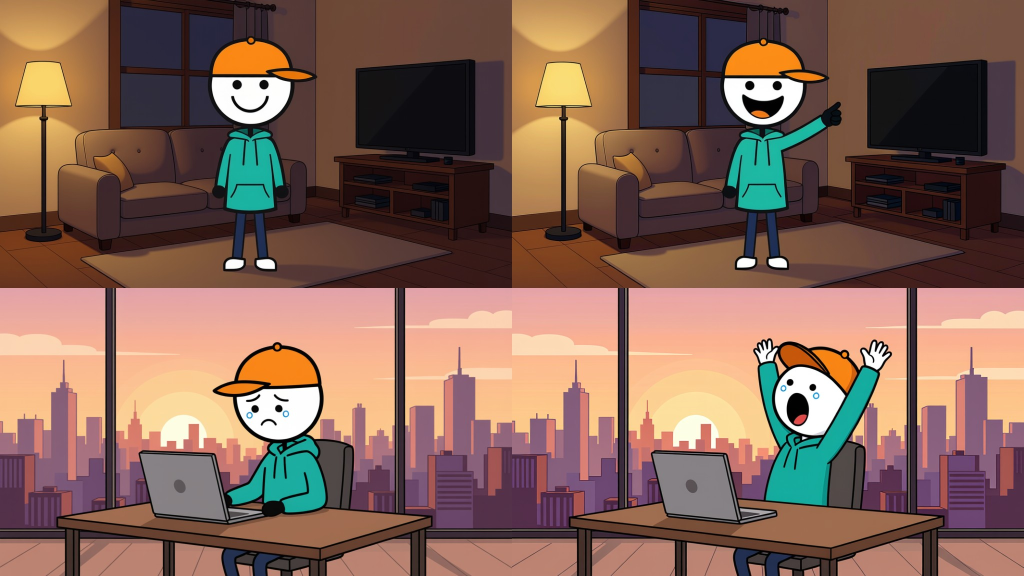
#> input picture projects/qwen_test/contact_sheet.jpg, 2048 x 1152 px (shown at 1/2 size)
$ python -i qc_frames.py   (imports and definitions only)
#> lines starting #> are read from the running program, lines starting #| are printed output that depends on the picture; after the words box and inside, x2 and y2 are one past the last pixel; in counts of white or black regions, pixels touching at a corner belong together
#> in check, img is the input picture: shape (1152, 2048, 3); mean B, G, R 86.6, 100.2, 132.2
"""Automatic clean-frame checks for stickman scenes, run on every generated image before it is used.
Flags: CLONES (2+ near-identical characters side by side), NO_FACE (a stickman head without 2 eyes),
BYTE_x2 (more than one orange cap), plus review sheets (2x2 at 768 px) for a final visual pass.
usage: python pipeline/qc_frames.py <image dir> [--sheets out_dir] [--json report.json]"""
import argparse, json, os
import cv2, numpy as np

def heads(img):
    """Round white stickman heads: bright, low-saturation, roughly circular blobs with a dark outline."""
    hsv = cv2.cvtColor(img, cv2.COLOR_BGR2HSV)
#> hsv: shape (1152, 2048, 3); mean H, S, V 53.2, 112.8, 137.7
    white = ((hsv[..., 2] > 215) & (hsv[..., 1] < 40)).astype(np.uint8)
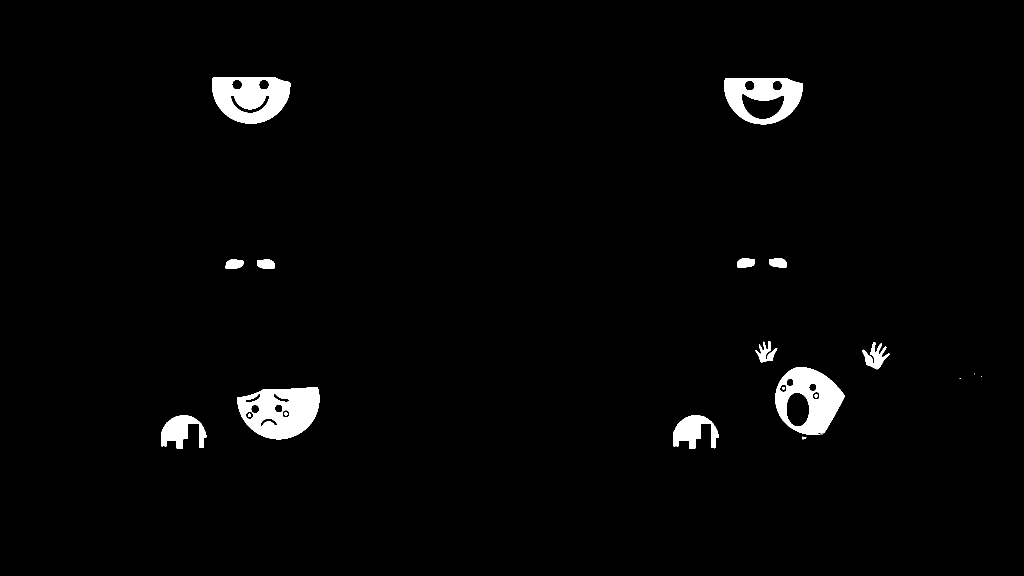
#> white: shape (1152, 2048) (shown at 1/2 size); values 0 (black) and 1 (white), 2.2% white; 22 white regions (5 under 20 px), largest, box (x1, y1, x2, y2) and area: (474, 774, 639, 879) 11911, (1550, 734, 1690, 870) 10582, (424, 155, 581, 247) 10431
    white = cv2.morphologyEx(white, cv2.MORPH_OPEN, np.ones((3, 3), np.uint8))
#> white: shape (1152, 2048); values 0 (black) and 1 (white), 2.2% white; 17 white regions, largest, box (x1, y1, x2, y2) and area: (474, 774, 639, 879) 11893, (1550, 734, 1689, 870) 10566, (424, 155, 581, 247) 10431
    n, lab, st, cen = cv2.connectedComponentsWithStats(white)
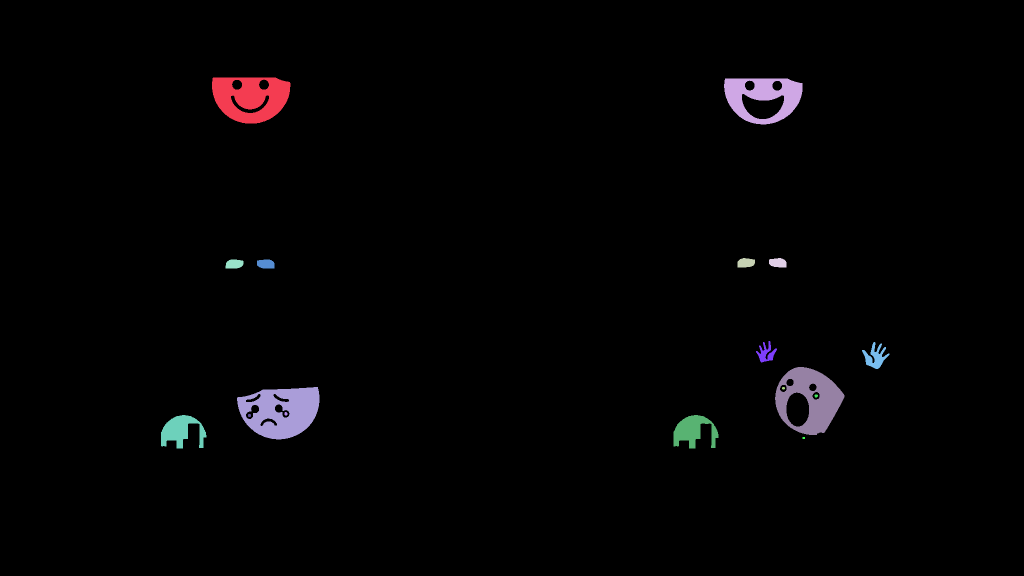
#> lab: shape (1152, 2048) int32 (shown at 1/2 size); 18 distinct labels, from 0 to 17; one colour per label, 0 black
#> n = 18; st = 18 rows, first 6: [0, 0, 2048, 1152, 2306913], [424, 155, 157, 92, 10431], [1448, 157, 157, 92, 8371], [1475, 516, 35, 19, 554], [1538, 516, 35, 19, 553], [451, 519, 36, 18, 552]; cen = 18 rows, first 8: [1023.5, 575.4], [500.9, 195.4], [1525.4, 193.2], [1491.3, 525.4], [1555.6, 525.3], [468.1, 527.7], [531.4, 527.7], [1532, 706.1]
    H, W = white.shape; out = []
#> after `H, W = white.shape`: H = 1152; W = 2048
    for i in range(1, n):
        x, y, w, h, a = st[i]
        if a < 0.0012 * H * W or a > 0.12 * H * W or not (0.7 < w / max(h, 1) < 1.35): continue
        r = (w + h) / 4; fill = a / (np.pi * r * r)
        if fill < 0.72: continue
        ring = cv2.dilate((lab == i).astype(np.uint8), np.ones((7, 7), np.uint8)) - (lab == i).astype(np.uint8)
        g = cv2.cvtColor(img, cv2.COLOR_BGR2GRAY)
        if (g[ring > 0] < 90).mean() < 0.35: continue          # needs a dark outline
        out.append(dict(x=int(x), y=int(y), w=int(w), h=int(h), r=float(r), mask=(lab == i)))
#> this loop made 17 passes
#> (x, y, w, h, a) on passes 1, 2, 3, 4, 5, 6, 7, 8, 10, 11, 12, 13: (424, 155, 157, 92, 10431), (1448, 157, 157, 92, 8371), (1475, 516, 35, 19, 554), (1538, 516, 35, 19, 553), (451, 519, 36, 18, 552), (514, 519, 35, 18, 555), (1512, 682, 42, 43, 796), (1724, 684, 55, 54, 1287), (474, 774, 165, 105, 11893), (1564, 774, 6, 5, 26), (1629, 789, 7, 6, 35), (569, 824, 6, 7, 36)
#> (x, y, w, h, a, r, fill) on passes 9, 16: (1550, 734, 139, 136, 10566, 68.75, 0.712), (1347, 830, 90, 67, 3356, 39.25, 0.693)
#> after the loop, out = []
    return out

def eyes(img, hd):
    """Dark blobs fully inside the head = eyes/mouth (dot eyes)."""
    g = cv2.cvtColor(img, cv2.COLOR_BGR2GRAY)
    x, y, w, h = hd["x"], hd["y"], hd["w"], hd["h"]
    full = cv2.morphologyEx(hd["mask"].astype(np.uint8), cv2.MORPH_CLOSE, np.ones((15, 15), np.uint8))   # fill holes = features
    inner = cv2.erode(full, np.ones((5, 5), np.uint8))[y:y + h, x:x + w]
    dark = ((g[y:y + h, x:x + w] < 110) & (inner > 0)).astype(np.uint8)
    n, _, st, _ = cv2.connectedComponentsWithStats(dark)
    area = hd["r"] ** 2
    return sum(1 for i in range(1, n) if 0.002 * area < st[i][4] < 0.25 * area)

def crop_sig(img, hd):
    x, y, w, h = hd["x"], hd["y"], hd["w"], hd["h"]
    x0, y0 = max(0, x - w // 3), max(0, y - h // 2); x1, y1 = min(img.shape[1], x + w + w // 3), min(img.shape[0], y + h * 3)
    c = cv2.resize(img[y0:y1, x0:x1], (48, 96)).astype(np.float32)
    return (c - c.mean()) / (c.std() + 1e-6)

def orange_caps(img):
    hsv = cv2.cvtColor(img, cv2.COLOR_BGR2HSV)
    m = ((hsv[..., 0] > 8) & (hsv[..., 0] < 22) & (hsv[..., 1] > 150) & (hsv[..., 2] > 170)).astype(np.uint8)
    m = cv2.morphologyEx(m, cv2.MORPH_OPEN, np.ones((5, 5), np.uint8))
    n, _, st, _ = cv2.connectedComponentsWithStats(m)
    return sum(1 for i in range(1, n) if st[i][4] > 0.002 * m.size and st[i][2] > 1.3 * st[i][3])   # wide cap-shaped blobs

def check(path):
    img = cv2.imread(path); hs = heads(img); flags = []
#> after `hs = heads(img)`: hs = []
    for h in hs:
        h["eyes"] = eyes(img, h)
#> this loop made 0 passes
    if any(h["eyes"] < 2 for h in hs): flags.append("NO_FACE")
    sig = [crop_sig(img, h) for h in hs]; sim = 0
#> after `sig = [crop_sig(img, h) for h in hs]`: sig = []
    for i in range(len(hs)):
        same = [j for j in range(len(hs)) if j != i and abs(hs[i]["r"] - hs[j]["r"]) < 0.12 * hs[i]["r"]
                and float((sig[i] * sig[j]).mean()) > 0.72]
        sim = max(sim, len(same) + 1)
    if sim >= 3: flags.append("CLONES")
    elif sim == 2: flags.append("TWINS?")
    hsv = cv2.cvtColor(img, cv2.COLOR_BGR2HSV)
    org = (hsv[..., 0] > 8) & (hsv[..., 0] < 22) & (hsv[..., 1] > 150) & (hsv[..., 2] > 170)
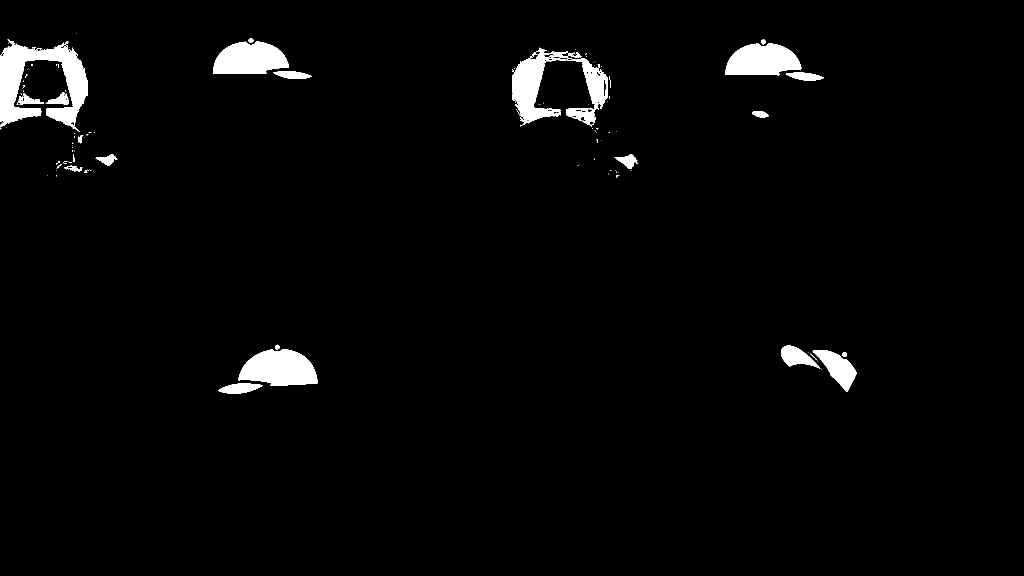
#> org: shape (1152, 2048) bool (shown at 1/2 size); 2.6% white; 126 white regions (98 under 20 px), largest, box (x1, y1, x2, y2) and area: (0, 78, 176, 264) 14613, (1025, 95, 1216, 254) 11855, (477, 698, 636, 772) 8545
    capped = 0
    for h in hs:   # an orange cap sits on the top of a head
        x0, x1 = max(0, h["x"] - h["w"] // 4), h["x"] + h["w"] + h["w"] // 4
        y0, y1 = max(0, h["y"] - h["h"] // 2), h["y"] + h["h"] // 3
        if org[y0:y1, x0:x1].mean() > 0.18: capped += 1
#> after the loop, capped = 0
    if capped > 1: flags.append("BYTE_x2")
    return dict(heads=len(hs), eyes=[h["eyes"] for h in hs], flags=flags)

# [17 lines not run here, left out]

>>> result = check('../projects/qwen_test/contact_sheet.jpg')
#> result = {'heads': 0, 'eyes': [], 'flags': []}
